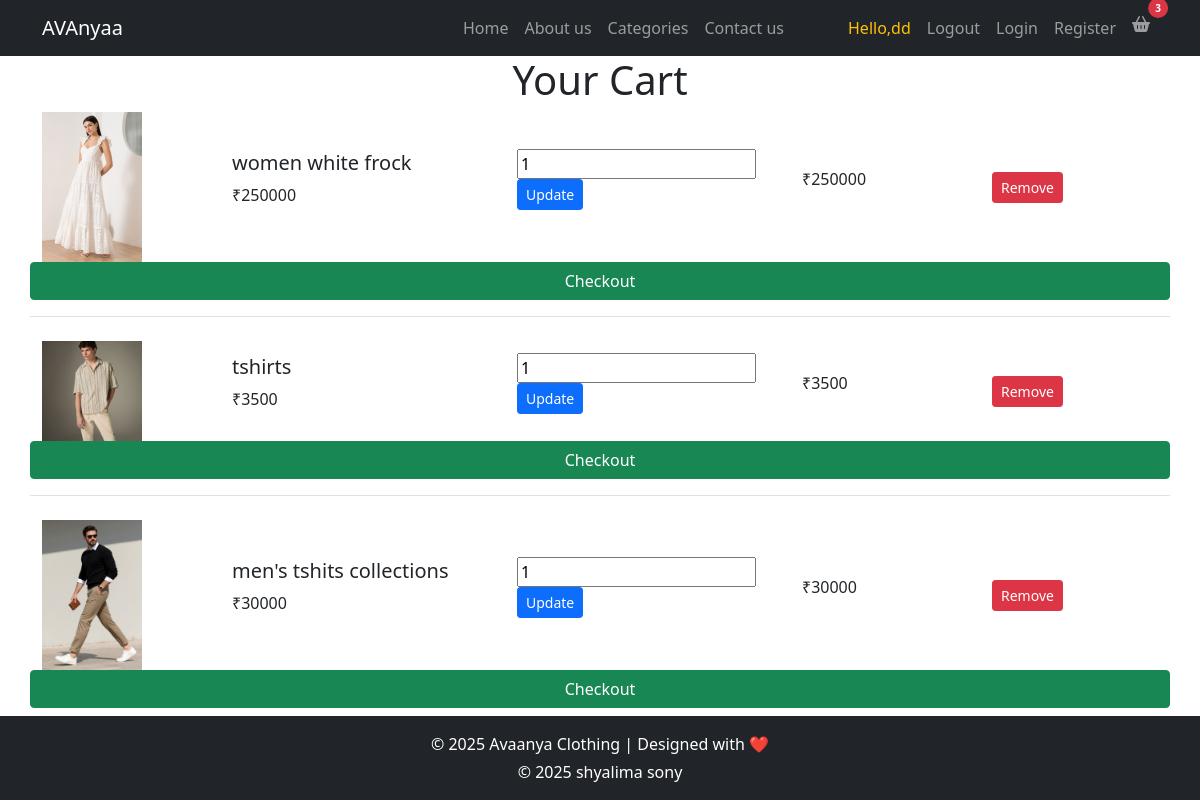
Screenshot of /cart/ (signed in) with the database file from the repository.
### backend/models.py (models this page shows, shortened)
class Cart(models.Model):
    user = models.ForeignKey(User, on_delete=models.CASCADE)
    product = models.ForeignKey(protable, on_delete=models.CASCADE)
    quantity = models.PositiveIntegerField(default=1)
    added_at = models.DateTimeField(auto_now_add=True)
    def total_price(self):   # ✅ INSIDE class
        return self.quantity * self.product.price

class protable(models.Model):
    category = models.ForeignKey(pro_category, on_delete=models.CASCADE)
    pro_name=models.CharField(max_length=50)
    qty=models.IntegerField()
    price = models.IntegerField()
    p_image=models.ImageField(upload_to="product_image")

### frontend/views.py (the view)
# urls.py: path('cart/', view_cart, name='view_cart'),
@login_required
def view_cart(request):
    cart_items = Cart.objects.filter(user=request.user)
    total = sum(item.total_price() for item in cart_items)
    return render(request, 'cart.html', {
        'cart_items': cart_items,
        'total': total
    })

### frontend/context_processors.py (called while the page is built)
def cart_count(request):
    if request.user.is_authenticated:
        count = Cart.objects.filter(user=request.user).count()
    else:
        count = 0
    return {'cart_count': count}

### frontend/templates/cart.html (shortened to what this page needs)
{% extends 'index.html' %}
{% block content %}
<h1 style="text-align:center;">Your Cart</h1>
<div class="container">
  {% for item in cart_items %}
    <div class="row align-items-center mb-4 border-bottom pb-3">
      <div class="col-md-2">
        <img src="{{ item.product.p_image.url }}" width="100">
      </div>
      <div class="col-md-3">
        <h5>{{ item.product.pro_name }}</h5>
        <p>₹{{ item.product.price }}</p>
      </div>
      <div class="col-md-3">
        <form method="POST" action="{% url 'update_cart' item.id %}">
          <input type="number" name="quantity" value="{{ item.quantity }}" min="1">
          <button type="submit" class="btn btn-primary btn-sm">Update</button>
        </form>
      </div>
      <div class="col-md-2">
        <p>₹{{ item.total_price }}</p>
      </div>
      <div class="col-md-2">
        <a href="{% url 'remove_cart' item.id %}" class="btn btn-danger btn-sm">Remove</a>
      </div>
<a href="{% url 'checkout' %}" class="btn btn-success">Checkout</a>
    </div>
  {% empty %}
    <p>Your cart is empty.</p>
  {% endfor %}
  <h3>Total: ₹{{ total }}</h3>
</div>
{% endblock %}

### frontend/templates/index.html (shortened to what this page needs)
{% load static %}
<link href="https://cdn.jsdelivr.net/npm/bootstrap@5.0.2/dist/css/bootstrap.min.css" rel="stylesheet"
>
<link rel="stylesheet" href="https://cdnjs.cloudflare.com/ajax/libs/font-awesome/6.5.1/css/all.min.css" />
<nav class="custom-navbar navbar navbar navbar-expand-lg navbar-dark bg-dark" aria-label="Avaanya navigation bar">
    <div class="container">
        <a class="navbar-brand" href="{% url 'index' %}"><span>AVAnyaa</span></a>
        <div class="collapse navbar-collapse" id="navbarsFurni">
            <ul class="custom-navbar-nav navbar-nav ms-auto mb-2 mb-lg-0">
                <li class="nav-item active">
                    <a class="nav-link" href="{% url 'index' %}">Home</a>
                </li>
                <li><a class="nav-link" href="{% url 'about' %}">About us</a></li>
                <li><a class="nav-link" href="{% url 'category' %}">Categories</a></li>
                <li><a class="nav-link" href="{% url 'contact' %}">Contact us</a></li>
            </ul>
            <ul class="custom-navbar-cta navbar-nav mb-2 mb-lg-0 ms-lg-5">
                <li class="nav-item d-none d-lg-block">
                    <a class="nav-link text-warning" href="">Hello,{{ user.username }}</a>
                </li>
                <li class="nav-item">
                    <a class="nav-link" href="{% url 'logout' %}">Logout</a>
                </li>
                <li class="nav-item">
                    <a class="nav-link" href="{%url 'login' %}">Login</a>
                </li>
                <li class="nav-item">
                    <a class="nav-link" href="{% url 'register' %}">Register</a>
                </li>
                <li class="nav-item position-relative">
    <a class="nav-link" href="{% url 'view_cart' %}">
        <i class="fas fa-shopping-basket"></i>
        {% if cart_count > 0 %}
        <span class="position-absolute top-0 start-100 translate-middle badge rounded-pill bg-danger">
            {{ cart_count }}
        </span>
        {% endif %}
    </a>
</li>
            </ul>
        </div>
    </div>
</nav>
{% block content %}{% endblock %}
<footer class="bg-dark text-white text-center p-3 fixed-bottom">
    <div class="container">
        <p class="mb-1">&copy; 2025 Avaanya Clothing | Designed with ❤️</p>
        <p class="mb-0">&copy; 2025 shyalima sony</p>
    </div>
</footer>

### frontend/templates/index.html (style rules this page uses)
.badge { font-size: 10px; padding: 5px 7px; }

### rows the page displays
Cart: product.p_image (picture), product.pro_name "women white frock", product.price "250000", quantity "1", total_price "250000"
Cart: product.p_image (picture), product.pro_name "tshirts", product.price "3500", quantity "1", total_price "3500"
Cart: product.p_image (picture), product.pro_name "men's tshits collections", product.price "30000", quantity "1", total_price "30000"

### other values shown
{{ user.username }} "dd"
{{ cart_count }} "3"
